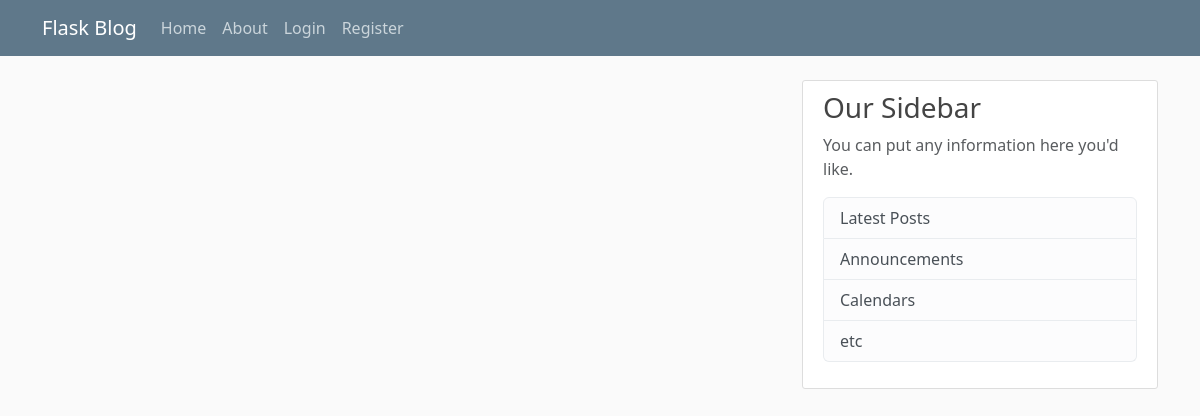
Page /home on the earlier database version.
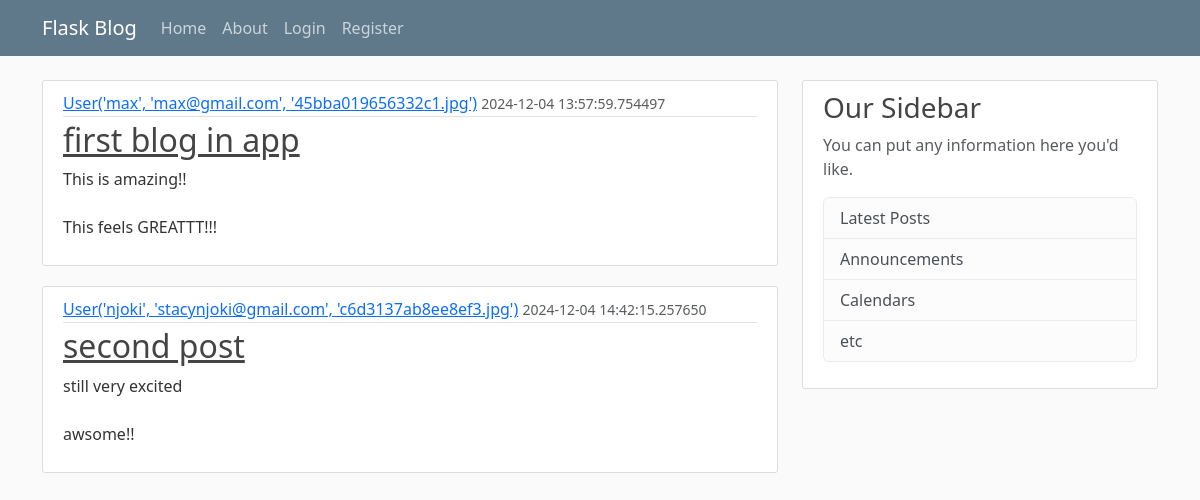
Same page on the later database version.
### flaskblog/models.py (models this page shows, shortened)
class Post(db.Model):
  id = db.Column(db.Integer, primary_key=True)
  title = db.Column(db.String(100), nullable=False)
  date_posted = db.Column(db.DateTime, nullable=False, default=datetime.utcnow)
  content = db.Column(db.Text, nullable=False)
  user_id = db.Column(db.Integer, db.ForeignKey('user.id'), nullable=False)

class User(db.Model, UserMixin):
  id = db.Column(db.Integer, primary_key=True)
  username = db.Column(db.String(20), unique=True, nullable=False)
  email = db.Column(db.String(120), unique=True, nullable=False)
  image_file = db.Column(db.String(20), nullable=False, default='default.jpg')
  password = db.Column(db.String(60), nullable=False)
  posts = db.relationship('Post', backref='author', lazy=True)
  def __repr__(self):
    return f"User('{self.username}', '{self.email}', '{self.image_file}')"

### flaskblog/routes.py (the view)
@app.route("/")
@app.route("/home")
def home():
  posts = Post.query.all()
  return render_template('home.html', posts=posts)

### flaskblog/templates/home.html
{% extends "layouts.html" %}
{% block content %}
  {% for post in posts %}
  <article class="media content-section">
    <div class="media-body">
      <div class="article-metadata">
        <a class="mr-2" href="#">{{ post.author }}</a>
        <small class="text-muted">{{ post.date_posted }}</small>
      </div>
      <h2><a class="article-title" href="#">{{ post.title }}</a></h2>
      <p class="article-content">{{ post.content }}</p>
    </div>
  </article>
  {% endfor %}
{% endblock content%}

### flaskblog/templates/layouts.html (shortened to what this page needs)
<!DOCTYPE html>
<html>
  <head lang="en">
    <link href="https://cdn.jsdelivr.net/npm/bootstrap@5.3.3/dist/css/bootstrap.min.css" rel="stylesheet">
    <link rel="stylesheet" type="text/css" href="{{ url_for('static', filename='main.css') }}">
  </head>
  <body>
    <header class="site-header">
      <nav class="navbar navbar-expand-md navbar-dark bg-steel fixed-top">
        <div class="container">
          <a class="navbar-brand mr-4" href="/">Flask Blog</a>
          <div class="collapse navbar-collapse" id="navbarToggle">
            <div class="navbar-nav mr-auto">
              <a class="nav-item nav-link" href="{{ url_for('home') }}">Home</a>
              <a class="nav-item nav-link" href="{{ url_for('about') }}">About</a>
            </div>
            <div class="navbar-nav">
              {% if current_user.is_authenticated %}
              <a class="nav-item nav-link" href="{{ url_for('new_post') }}">New Post</a>
                <a class="nav-item nav-link" href="{{ url_for('account') }}">Account</a>
                <a class="nav-item nav-link" href="{{ url_for('logout') }}">Logout</a>
              {% else %}
                <a class="nav-item nav-link" href="{{ url_for('login') }}">Login</a>
                <a class="nav-item nav-link" href="{{ url_for('register') }}">Register</a>
              {% endif %}
            </div>
          </div>
        </div>
      </nav>
    </header>
    <main role="main" class="container">
      <div class="row">
        <div class="col-md-8">
          {% block content %}{% endblock %}
        </div>
        <div class="col-md-4">
          <div class="content-section">
            <h3>Our Sidebar</h3>
            <p class='text-muted'>You can put any information here you'd like.
              <ul class="list-group">
                <li class="list-group-item list-group-item-light">Latest Posts</li>
                <li class="list-group-item list-group-item-light">Announcements</li>
                <li class="list-group-item list-group-item-light">Calendars</li>
                <li class="list-group-item list-group-item-light">etc</li>
              </ul>
            </p>
          </div>
        </div>
      </div>
    </main>
  </body>
</html>

### flaskblog/static/main.css (style rules this page uses)
body { background: #fafafa; color: #333333; margin-top: 5rem; }
h1, h2, h3, h4, h5, h6 { color: #444444; }
.bg-steel { background-color: #5f788a; }
.site-header .navbar-nav .nav-link { color: #cbd5db; }
.content-section { background: #ffffff; padding: 10px 20px; border: 1px solid #dddddd; border-radius: 3px; margin-bottom: 20px; }
.article-title { color: #444444; }
.article-content { white-space: pre-line; }
.article-metadata { padding-bottom: 1px; margin-bottom: 4px; border-bottom: 1px solid #e3e3e3 }

Differences in the rows shown:
added Post: author "User('max', 'max@gmail.com', '45bba019656332c1.jpg')", date_posted "2024-12-04 13:57:59.754497", title "first blog in app", content "This is amazing!! This feels GREATTT!!!"
added Post: author "User('njoki', 'stacynjoki@gmail.com', 'c6d3137ab8ee8ef3.jpg')", date_posted "2024-12-04 14:42:15.257650", title "second post", content "still very excited awsome!!"
